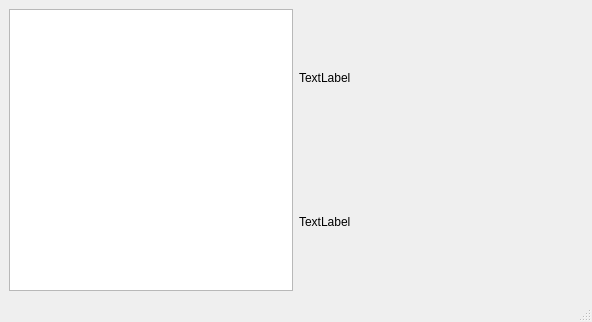
<?xml version="1.0" encoding="UTF-8"?>
<ui version="4.0">
 <class>MainWindow</class>
 <widget class="QMainWindow" name="MainWindow">
  <property name="geometry">
   <rect>
    <x>0</x>
    <y>0</y>
    <width>592</width>
    <height>322</height>
   </rect>
  </property>
  <property name="windowTitle">
   <string>Realsense Client</string>
  </property>
  <widget class="QWidget" name="centralwidget">
   <layout class="QGridLayout" name="gridLayout">
    <item row="0" column="0">
     <layout class="QHBoxLayout" name="horizontalLayout" stretch="5,5">
      <item>
       <layout class="QVBoxLayout" name="verticalLayout_2">
        <item>
         <widget class="QTableView" name="tableView"/>
        </item>
       </layout>
      </item>
      <item>
       <layout class="QVBoxLayout" name="verticalLayout">
        <item>
         <widget class="QLabel" name="color">
          <property name="text">
           <string>TextLabel</string>
          </property>
         </widget>
        </item>
        <item>
         <widget class="QLabel" name="depth">
          <property name="text">
           <string>TextLabel</string>
          </property>
         </widget>
        </item>
       </layout>
      </item>
     </layout>
    </item>
   </layout>
  </widget>
  <widget class="QMenuBar" name="menubar">
   <property name="geometry">
    <rect>
     <x>0</x>
     <y>0</y>
     <width>592</width>
     <height>21</height>
    </rect>
   </property>
  </widget>
  <widget class="QStatusBar" name="statusbar"/>
 </widget>
 <resources/>
 <connections/>
</ui>
